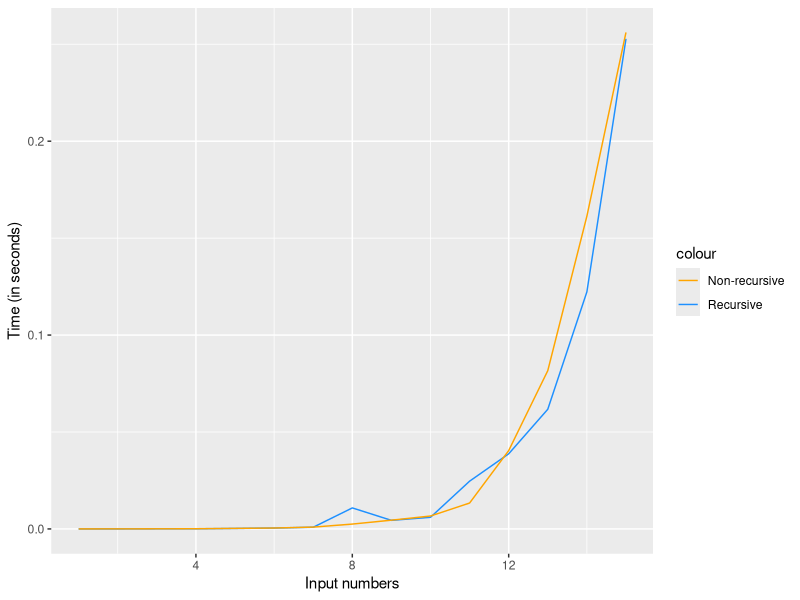

This figure's R source:
library("ggplot2")

vars = read.csv("r_input.csv", header=F)

png(filename="Hanoi_algorithm_comparison.png", 
    units="cm", 
    width=14, 
    height=8, 
    pointsize=50, 
    res=150)

ggplot(vars, aes(vars$V1)) + 
  geom_line(aes(y = vars$V2, colour = "Recursive")) + 
  geom_line(aes(y = vars$V3, colour = "Non-recursive")) +
  ylab('Time (in seconds)') + xlab('Input numbers') +
  scale_color_manual(values=c("orange", "dodgerblue1"))

invisible(dev.off())
